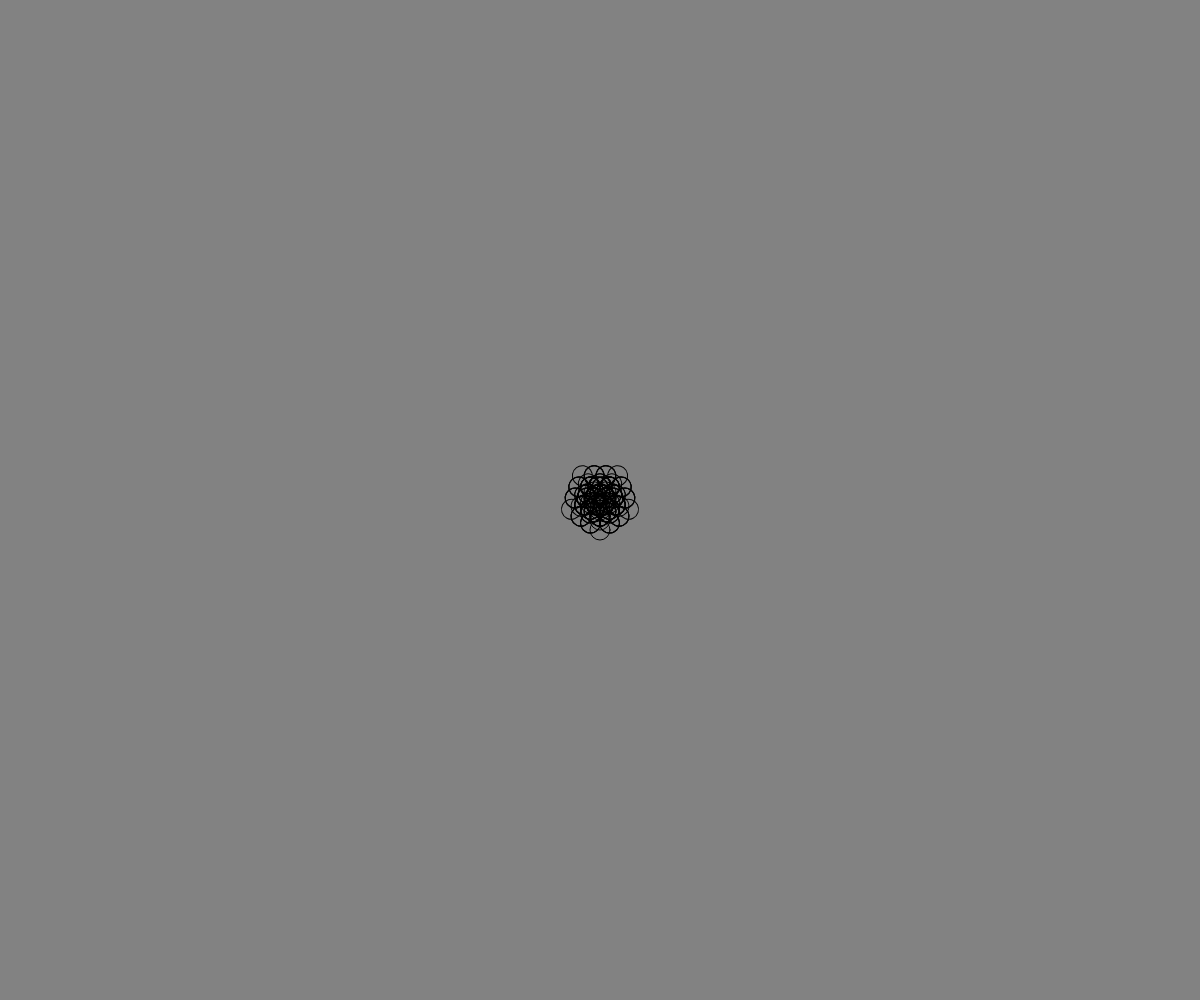
Frame 1 (no input)
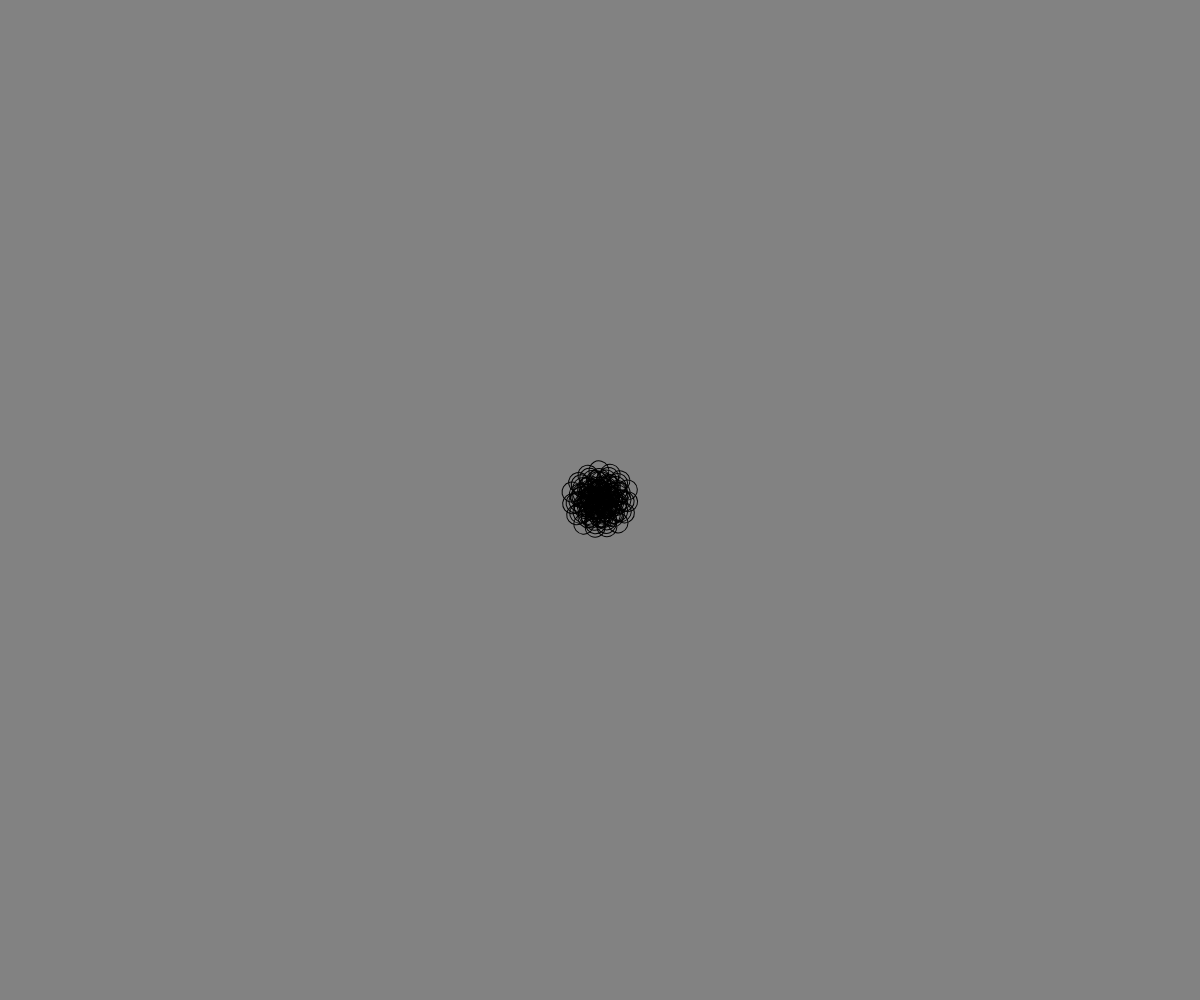
Frame 60 (no input)
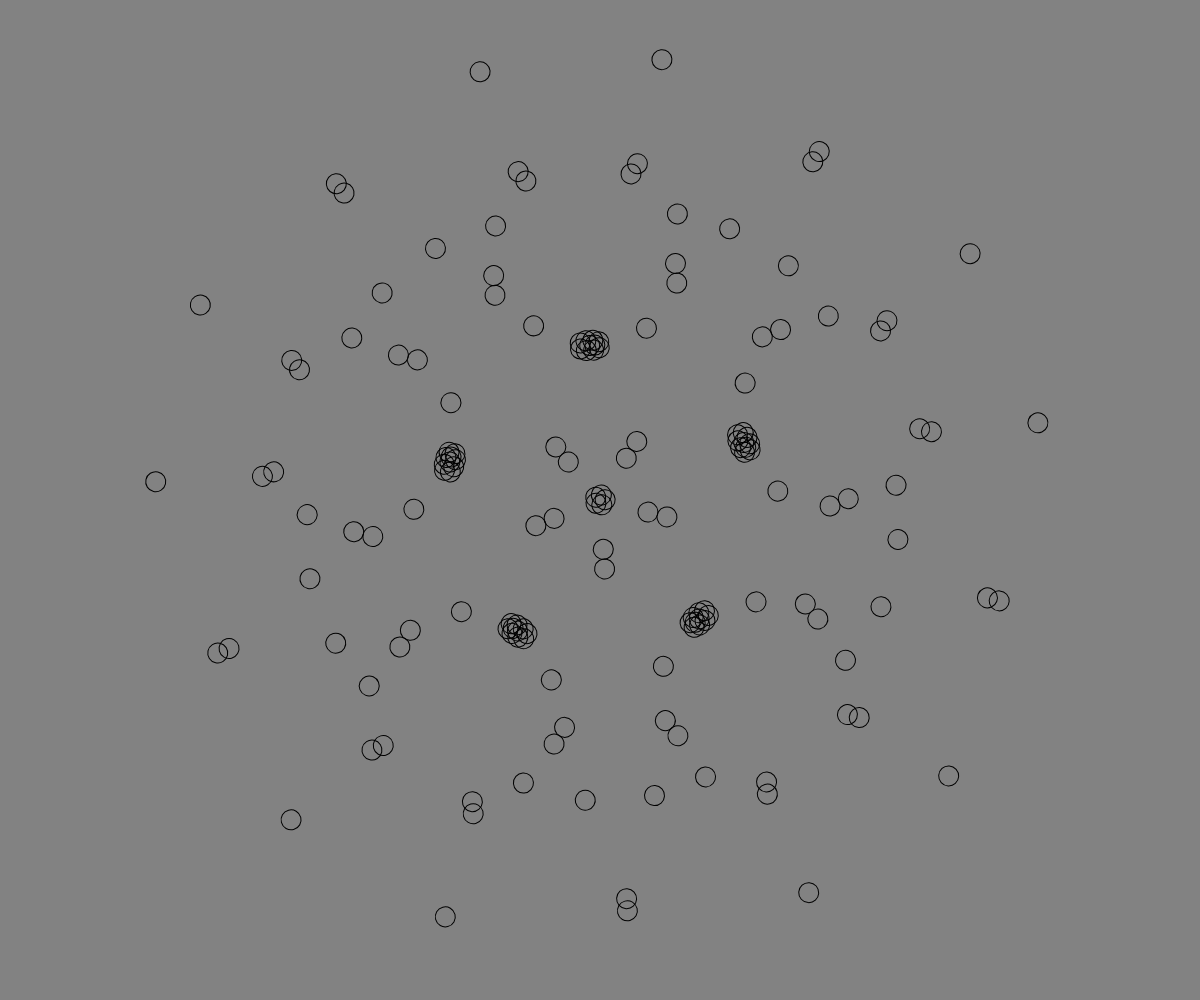
Frame 120 (the mouse pressed at the canvas centre since frame 60)

The p5.js sketch that drew these frames (run headless with seeded random() and noise() and a simulated clock; from frame 60 on, the mouse is pressed at the canvas centre):

// p5.js sketch
// ── sketch.js
let angle = 0.0;
let speed = 0.005;

function setup() {
  createCanvas(windowWidth, windowHeight);
  noFill();
}

function draw() {
  let l0 = map(mouseX, 0, width, 10, 300);
  let l1 = map(mouseX, 0, width, 10, 300);

  background(130);

  translate(width / 2, height / 2);
  rotate(angle);
  for (let i = 0; i < 5; i++) {
    push();
    rotate((i * TWO_PI) / 5);
    translate(0, l0);
    ellipse(0, 0, 20, 20);

    rotate(angle);
    for (let j = 0; j < 5; j++) {
      push();
      rotate((j * TWO_PI) / 5);
      translate(0, l1);
      ellipse(0, 0, 20, 20);

      rotate(angle);
      for (let k = 0; k < 5; k++) {
        push();
        rotate((k * TWO_PI) / 5);
        translate(0, l1);
        ellipse(0, 0, 20, 20);
        pop();
      }
      pop();
    }
    pop();
  }
  angle += speed;
}
